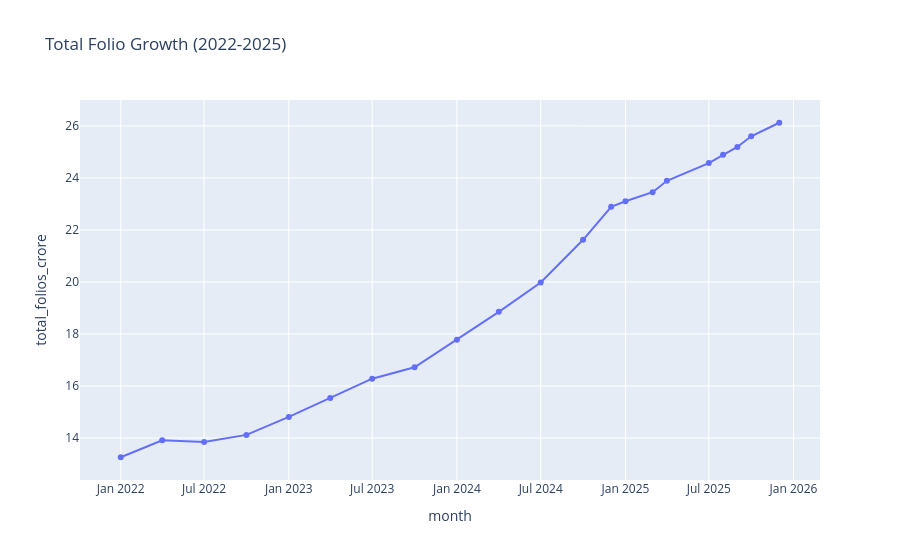

Notebook code for this chart:
### Code cell
folio["month"] = pd.to_datetime(folio["month"])

fig = px.line(
    folio,
    x="month",
    y="total_folios_crore",
    title="Total Folio Growth (2022-2025)",
    markers=True
)

fig.show()

### Figure 1 — Plotly figure (JSON) as saved in the notebook; plotly's stock layout.template omitted (floating-point values rounded to 4 significant figures)
{"data": [{"hovertemplate": "month=%{x}<br>total_folios_crore=%{y}<extra></extra>", "legendgroup": "", "line": {"color": "#636efa", "dash": "solid"}, "marker": {"symbol": "circle"}, "mode": "lines+markers", "name": "", "orientation": "v", "showlegend": false, "type": "scatter", "x": ["2022-01-01T00:00:00.000000", "2022-04-01T00:00:00.000000", "2022-07-01T00:00:00.000000", "2022-10-01T00:00:00.000000", "2023-01-01T00:00:00.000000", "2023-04-01T00:00:00.000000", "2023-07-01T00:00:00.000000", "2023-10-01T00:00:00.000000", "2024-01-01T00:00:00.000000", "2024-04-01T00:00:00.000000", "2024-07-01T00:00:00.000000", "2024-10-01T00:00:00.000000", "2024-12-01T00:00:00.000000", "2025-01-01T00:00:00.000000", "2025-03-01T00:00:00.000000", "2025-04-01T00:00:00.000000", "2025-07-01T00:00:00.000000", "2025-08-01T00:00:00.000000", "2025-09-01T00:00:00.000000", "2025-10-01T00:00:00.000000", "2025-12-01T00:00:00.000000"], "xaxis": "x", "y": [13.26, 13.91, 13.85, 14.12, 14.81, 15.54, 16.28, 16.72, 17.78, 18.85, 19.98, 21.62, 22.89, 23.1, 23.45, 23.89, 24.57, 24.89, 25.19, 25.6, 26.12], "yaxis": "y"}], "layout": {"legend": {"tracegroupgap": 0}, "title": {"text": "Total Folio Growth (2022-2025)"}, "xaxis": {"anchor": "y", "domain": [0, 1], "title": {"text": "month"}}, "yaxis": {"anchor": "x", "domain": [0, 1], "title": {"text": "total_folios_crore"}}}}
